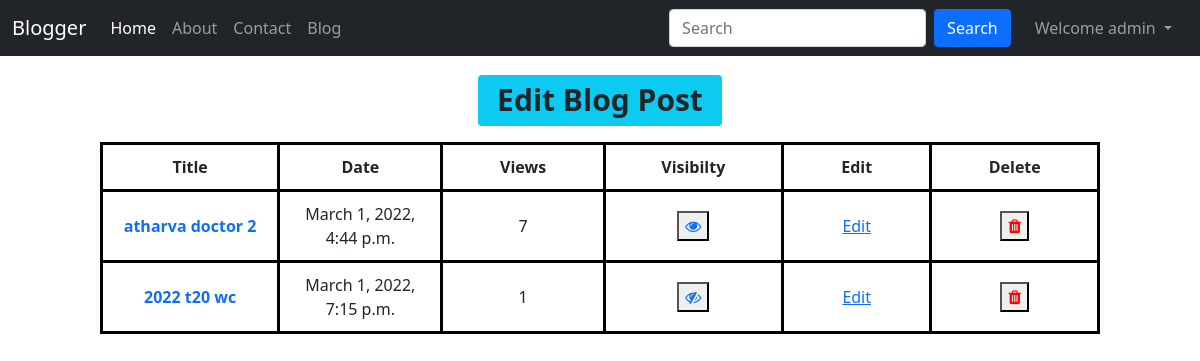
Before: /blog/blogEdit (signed in) with the older database file.
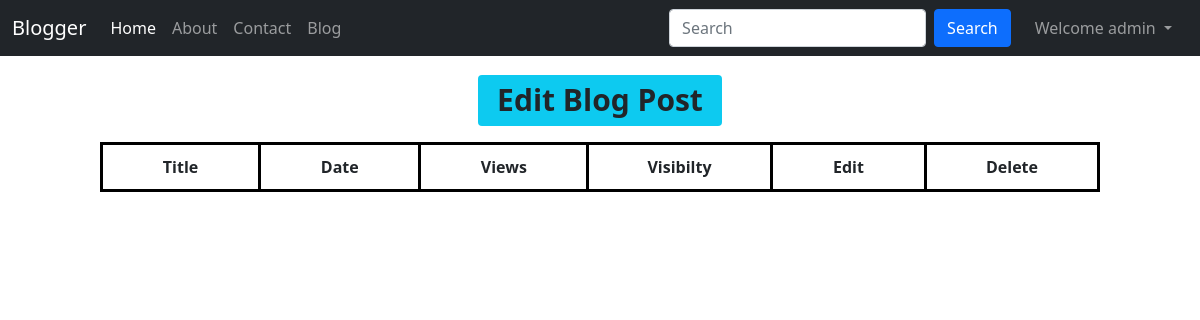
After: the same page with the newer database file.
### blog/models.py (models this page shows, shortened)
class Post(models.Model):
    sno = models.AutoField(primary_key=True)
    title = models.CharField(max_length=255)
    content = models.TextField()
    author = models.CharField(max_length=20)
    slug = models.CharField(max_length=130)
    views = models.IntegerField(default=0)
    timestamp = models.DateTimeField(blank=True)
    visibility = models.IntegerField(default=1)

### blog/views.py (the view)
# urls.py: path('blogEdit', views.blogEdit, name="blogEdit"),
def blogEdit(request):
    uname = request.user.first_name + " " + request.user.last_name
    pt = Post.objects.filter(author=uname)
    context = {
        'pt': pt
    }
    return render(request, "blog/blogEdit.html", context)

### templates/blog/blogEdit.html (shortened to what this page needs)
{% extends 'base.html' %}
{% block body %}
<div class="col d-flex justify-content-center">
    <h1 class="text-center mb-3 my-3" style="margin: 10px;"><span class="badge bg-info text-dark">Edit Blog Post</span></h1>
</div>
<div class="col d-flex justify-content-center">
    <table>
        <thead>
            <tr>
                <th>Title</th>
                <th>Date</th>
                <th>Views</th>
                <th>Visibilty</th>
                <th>Edit</th>
                <th>Delete</th>
            </tr>
        </thead>
        <tbody>
            <tr>
                {% for i in pt %}
                <td><a href="/blog/{{i.slug}}" style="text-decoration:none; font-weight:bold;">{{i.title}}</a></td>
                <td>{{i.timestamp }}</td>
                <td>{{i.views}}</td>
                <td>
                    {% if i.visibility < 1 %}
                    <button id="eyeb" ><a id="eyee" href="visible/{{i.sno}}"><i class="fa fa-eye-slash" ></i></a></button>
                    {%else%}
                    <button id="eyeb" ><a id="eyee" href="visible/{{i.sno}}"><i class="fa fa-eye" ></i></a></button>
                    {% endif %}
                </td>
                <td><a href="Edit/{{i.sno}}">Edit</a></td>
                <td><button><a href="delete/{{i.sno}}"><i class="fa fa-trash" style="color:red;"></i></a></button></td>
            </tr>
            {% endfor %}
        </tbody>
    </table>
</div>
{% endblock body %}

Changed rows visible on the page:
removed Post: title "atharva doctor 2", timestamp "March 1, 2022, 4:44 p.m.", views "7"
removed Post: title "2022 t20 wc", timestamp "March 1, 2022, 7:15 p.m.", views "1"
